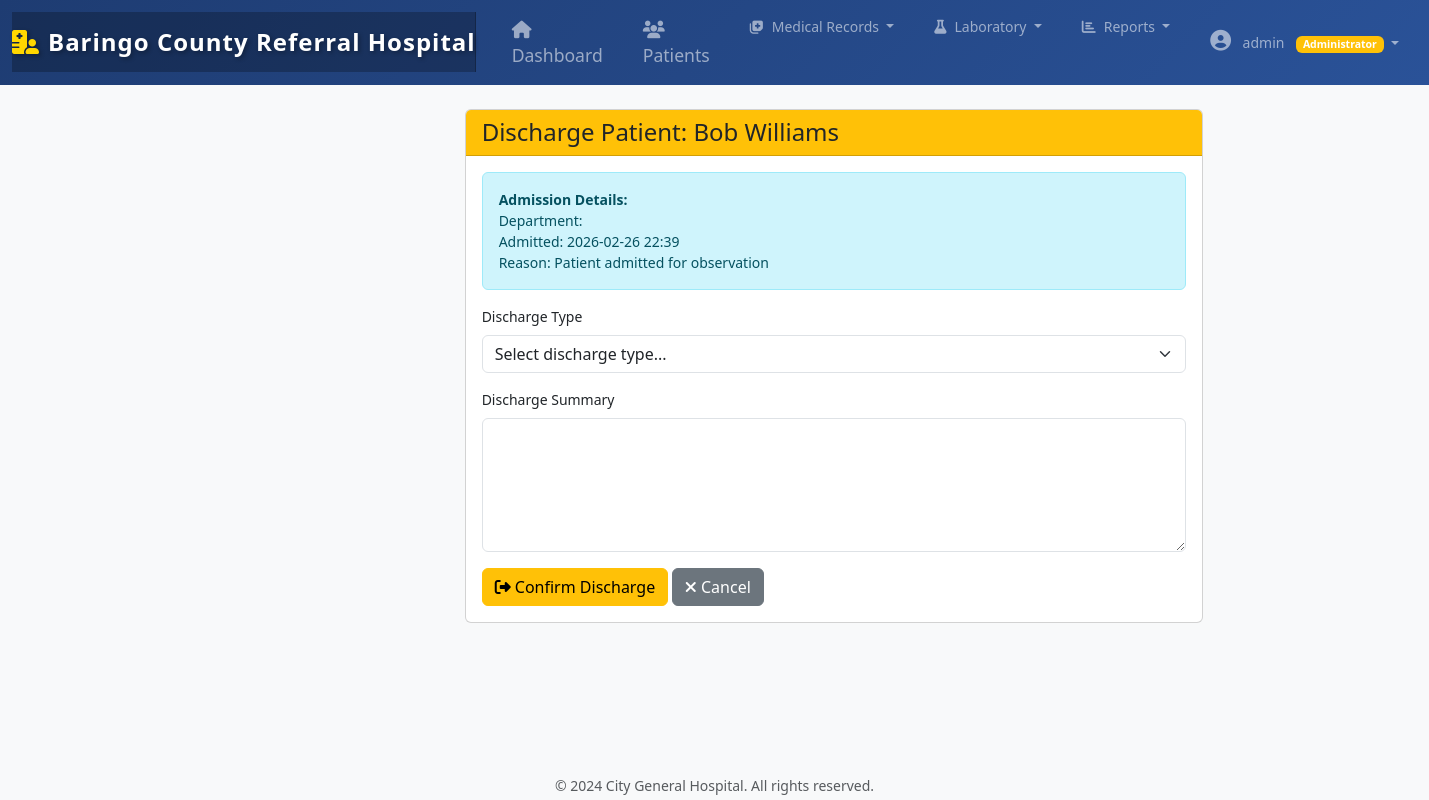
The app's page /2/discharge/ (signed in) with its own data.
### hospital_records/apps/accounts/models.py (models this page shows, shortened)
class UserProfile(models.Model):
    USER_TYPES = (
        ('admin', 'Administrator'),
        ('doctor', 'Doctor'),
        ('nurse', 'Nurse'),
        ('receptionist', 'Receptionist'),
        ('lab_tech', 'Lab Technician'),
    )
    user = models.OneToOneField(User, on_delete=models.CASCADE, related_name='profile')
    user_type = models.CharField(max_length=20, choices=USER_TYPES, default='doctor')
    employee_id = models.CharField(max_length=20, unique=True)
    department = models.CharField(max_length=100)
    phone_number = models.CharField(max_length=15)
    address = models.TextField()
    profile_picture = models.ImageField(upload_to='profiles/', null=True, blank=True)
    date_joined = models.DateTimeField(auto_now_add=True)

### hospital_records/apps/patients/models.py (models this page shows, shortened)
class Patient(models.Model):
    GENDER_CHOICES = (
        ('M', 'Male'),
        ('F', 'Female'),
        ('O', 'Other'),
    )
    BLOOD_GROUP_CHOICES = (
        ('A+', 'A+'),
        ('A-', 'A-'),
        ('B+', 'B+'),
        ('B-', 'B-'),
        ('AB+', 'AB+'),
        ('AB-', 'AB-'),
        ('O+', 'O+'),
        ('O-', 'O-'),
    )
    MARITAL_STATUS = (
        ('single', 'Single'),
        ('married', 'Married'),
        ('divorced', 'Divorced'),
        ('widowed', 'Widowed'),
    )
    phone_regex = RegexValidator(
    regex=r'^[\d\+\-\(\)\s]+$',  # Allows digits, +, -, (), and spaces
    message="Enter a valid phone number (digits, +, -, parentheses, and spaces allowed)."
)
    patient_id = models.CharField(
        max_length=20,
        unique=True,
        editable=False,
        help_text="Auto-generated patient ID"
    )
    first_name = models.CharField(max_length=100, verbose_name="First Name")
    last_name = models.CharField(max_length=100, verbose_name="Last Name")
    date_of_birth = models.DateField(
        verbose_name="Date of Birth",
        help_text="Format: YYYY-MM-DD"
    )
    gender = models.CharField(
        max_length=1,
        choices=GENDER_CHOICES,
        verbose_name="Gender"
    )
    blood_group = models.CharField(
        max_length=3,
        choices=BLOOD_GROUP_CHOICES,
        verbose_name="Blood Group"
    )
    marital_status = models.CharField(
        max_length=10,
        choices=MARITAL_STATUS,
        default='single',
        verbose_name="Marital Status"
    )
    phone_number = models.CharField(
        max_length=15,
        validators=[phone_regex],
        verbose_name="Phone Number",
        help_text="Format: +1234567890"
    )
    email = models.EmailField(
        blank=True,
        null=True,
        validators=[EmailValidator()],
        verbose_name="Email Address"
    )
    address = models.TextField(verbose_name="Address")
    city = models.CharField(max_length=100, verbose_name="City")
    state = models.CharField(max_length=100, verbose_name="State")
    zip_code = models.CharField(
        max_length=10,
        verbose_name="ZIP Code"
    )
    emergency_contact_name = models.CharField(
        max_length=200,
        verbose_name="Emergency Contact Name"
    )
    emergency_contact_phone = models.CharField(
        max_length=15,
        validators=[phone_regex],
        verbose_name="Emergency Contact Phone"
    )
    emergency_contact_relation = models.CharField(
        max_length=50,
        verbose_name="Relation to Patient"
    )
    primary_physician = models.ForeignKey(
        User,
        on_delete=models.SET_NULL,
        null=True,
        related_name='patients',
        verbose_name="Primary Physician"
    )
    allergies = models.TextField(
        blank=True,
        verbose_name="Allergies",
        help_text="List any known allergies"
    )
    chronic_conditions = models.TextField(
        blank=True,
        verbose_name="Chronic Conditions",
        help_text="List any chronic medical conditions"
    )
    current_medications = models.TextField(
        blank=True,
        verbose_name="Current Medications",
        help_text="List current medications and dosages"
    )
    insurance_provider = models.CharField(
        max_length=200,
        blank=True,
        verbose_name="Insurance Provider"
    )
    insurance_policy_number = models.CharField(
        max_length=50,
        blank=True,
        verbose_name="Policy Number"
    )
    insurance_group_number = models.CharField(
        max_length=50,
        blank=True,
        verbose_name="Group Number"
    )
    STATUS_CHOICES = (
        ('active', 'Active'),
        ('discharged', 'Discharged'),
        ('transferred', 'Transferred'),
        ('deceased', 'Deceased'),
    )
    status = models.CharField(
        max_length=20,
        choices=STATUS_CHOICES,
        default='active',
        verbose_name="Patient Status"
    )
    registration_date = models.DateTimeField(
        auto_now_add=True,
        verbose_name="Registration Date"
    )
    last_visit = models.DateField(
        null=True,
        blank=True,
        verbose_name="Last Visit Date"
    )
    updated_at = models.DateTimeField(
        auto_now=True,
        verbose_name="Last Updated"
    )
    registered_by = models.ForeignKey(
        User,
        on_delete=models.SET_NULL,
        null=True,
        related_name='registered_patients',
        verbose_name="Registered By"
    )
    class Meta:
        ordering = ['-registration_date']
        verbose_name = "Patient"
        verbose_name_plural = "Patients"
        indexes = [
            models.Index(fields=['patient_id']),
            models.Index(fields=['last_name', 'first_name']),
        ]
    def get_full_name(self):
        return f"{self.first_name} {self.last_name}"

class Admission(models.Model):
    ADMISSION_TYPE = (
        ('emergency', 'Emergency'),
        ('routine', 'Routine'),
        ('transfer', 'Transfer'),
    )
    DISCHARGE_TYPE = (
        ('normal', 'Normal'),
        ('against_medical_advice', 'Against Medical Advice'),
        ('transfer', 'Transfer'),
        ('expired', 'Expired'),
    )
    patient = models.ForeignKey(Patient, on_delete=models.CASCADE, related_name='admissions')
    admission_date = models.DateTimeField(auto_now_add=True)
    admission_type = models.CharField(max_length=20, choices=ADMISSION_TYPE)
    department = models.CharField(max_length=100)
    ward_number = models.CharField(max_length=20)
    bed_number = models.CharField(max_length=20)
    admitting_doctor = models.ForeignKey(User, on_delete=models.SET_NULL, null=True, related_name='admissions')
    reason_for_admission = models.TextField()
    discharge_date = models.DateTimeField(null=True, blank=True)
    discharge_type = models.CharField(max_length=30, choices=DISCHARGE_TYPE, null=True, blank=True)
    discharge_summary = models.TextField(blank=True)
    is_active = models.BooleanField(default=True)
    class Meta:
        ordering = ['-admission_date']

### hospital_records/apps/patients/views.py (the view, shortened to what this page needs)
# urls.py: path('<int:pk>/discharge/', views.discharge_patient, name='discharge_patient'),
@login_required
@doctor_required  # Only doctors can discharge
def discharge_patient(request, pk):
    patient = get_object_or_404(Patient, pk=pk)
    admission = Admission.objects.filter(patient=patient, is_active=True).first()
    if not admission:
        messages.warning(request, 'Patient is not currently admitted.')
        return redirect('patients:patient_detail', pk=patient.pk)
    return render(request, 'patients/discharge_form.html', {
        'patient': patient,
        'admission': admission
    })

### templates/patients/discharge_form.html (shortened to what this page needs)
{% extends 'base.html' %}
{% block content %}
<div class="container py-4">
    <div class="row justify-content-center">
        <div class="col-md-8">
            <div class="card">
                <div class="card-header bg-warning">
                    <h4 class="mb-0">Discharge Patient: {{ patient.get_full_name }}</h4>
                </div>
                <div class="card-body">
                    <div class="alert alert-info">
                        <strong>Admission Details:</strong><br>
                        Department: {{ admission.get_department_display }}<br>
                        Admitted: {{ admission.admission_date|date:"Y-m-d H:i" }}<br>
                        Reason: {{ admission.reason_for_admission }}
                    </div>
                    <form method="post">
                        <div class="mb-3">
                            <label for="discharge_type" class="form-label">Discharge Type</label>
                            <select name="discharge_type" id="discharge_type" class="form-select" required>
                                <option value="">Select discharge type...</option>
                            </select>
                        </div>
                        <div class="mb-3">
                            <label for="discharge_summary" class="form-label">Discharge Summary</label>
                            <textarea name="discharge_summary" id="discharge_summary" class="form-control" rows="5" required></textarea>
                        </div>
                        <div class="mt-3">
                            <button type="submit" class="btn btn-warning">
                                <i class="fas fa-sign-out-alt"></i> Confirm Discharge
                            </button>
                            <a href="{% url 'patients:patient_detail' patient.pk %}" class="btn btn-secondary">
                                <i class="fas fa-times"></i> Cancel
                            </a>
                        </div>
                    </form>
                </div>
            </div>
        </div>
    </div>
</div>
{% endblock %}

### templates/includes/navbar.html (shortened to what this page needs)
<nav class="navbar navbar-expand-lg navbar-dark" style="background: linear-gradient(135deg, #1e3c72 0%, #2a5298 100%);">
    <div class="container-fluid">
        <a class="navbar-brand fw-bold fs-4" href="{% url 'patients:dashboard' %}">
            <i class="fas fa-hospital-user me-2" style="color: #ffd700;"></i>Baringo County Referral Hospital
        </a>
        <div class="collapse navbar-collapse" id="navbarNav">
            <ul class="navbar-nav me-auto">
                {% if user.is_authenticated %}
                    {% with user_type=user.profile.user_type %}
                    <li class="nav-item mx-1">
                        <a class="nav-link px-3 rounded-3 {% if request.resolver_match.url_name == 'dashboard' %}active bg-white bg-opacity-25{% endif %}"
                           href="{% url 'patients:dashboard' %}"
                           style="font-size: 1.1rem; font-weight: 500;">
                            <i class="fas fa-home me-2"></i>Dashboard
                        </a>
                    </li>
                    {% if user_type != 'lab_tech' %}
                    <li class="nav-item mx-1">
                        <a class="nav-link px-3 rounded-3 {% if request.resolver_match.url_name == 'patient_list' %}active bg-white bg-opacity-25{% endif %}"
                           href="{% url 'patients:patient_list' %}"
                           style="font-size: 1.1rem; font-weight: 500;">
                            <i class="fas fa-users me-2"></i>Patients
                        </a>
                    </li>
                    {% endif %}
                    {% if user_type in 'doctor,nurse,admin' %}
                    <li class="nav-item dropdown mx-1">
                        <a class="nav-link dropdown-toggle px-3 rounded-3" href="#" id="recordsDropdown" role="button" data-bs-toggle="dropdown">
                            <i class="fas fa-notes-medical me-2"></i>Medical Records
                        </a>
                    </li>
                    {% endif %}
                    {% if user_type in 'doctor,lab_tech,admin' %}
                    <li class="nav-item dropdown mx-1">
                        <a class="nav-link dropdown-toggle px-3 rounded-3" href="#" id="labDropdown" role="button" data-bs-toggle="dropdown">
                            <i class="fas fa-flask me-2"></i>Laboratory
                        </a>
                    </li>
                    {% endif %}
                    {% if user_type in 'doctor,admin,receptionist' %}
                    <li class="nav-item dropdown mx-1">
                        <a class="nav-link dropdown-toggle px-3 rounded-3" href="#" id="reportsDropdown" role="button" data-bs-toggle="dropdown">
                            <i class="fas fa-chart-bar me-2"></i>Reports
                        </a>
                    </li>
                    {% endif %}
                    {% endwith %}
                {% endif %}
            </ul>
            <ul class="navbar-nav">
                {% if user.is_authenticated %}
                <li class="nav-item dropdown mx-1">
                    <a class="nav-link dropdown-toggle px-3 rounded-3" href="#" id="userDropdown" role="button" data-bs-toggle="dropdown">
                        <i class="fas fa-user-circle me-2" style="font-size: 1.3rem;"></i>
                        {{ user.get_full_name|default:user.username }}
                        <span class="badge bg-warning ms-2">{{ user.profile.get_user_type_display }}</span>
                    </a>
                </li>
                {% else %}
                <li class="nav-item">
                    <a class="nav-link px-4 rounded-3" href="{% url 'accounts:login' %}">
                        <i class="fas fa-sign-in-alt me-2"></i>Login
                    </a>
                </li>
                {% endif %}
            </ul>
        </div>
    </div>
</nav>

### hospital_records/static/css/style.css (style rules this page uses)
body { font-size: .875rem; background-color: #f8f9fa; }
.navbar-brand { padding-top: .75rem; padding-bottom: .75rem; font-size: 1rem; background-color: rgba(0, 0, 0, .25); box-shadow: inset -1px 0 0 rgba(0, 0, 0, .25); }

### templates/includes/navbar.html (style rules this page uses)
.navbar .nav-link { transition: all 0.3s ease; }
.navbar-brand { letter-spacing: 1px; text-shadow: 2px 2px 4px rgba(0,0,0,0.3); }

### records on screen
Patient: get_full_name "Bob Williams"
Admission: admission_date "2026-02-26 22:39", reason_for_admission "Patient admitted for observation"

### other values on screen
{{ user.get_full_name|default:user.username }} "admin"
{{ user.profile.get_user_type_display }} "Administrator"
